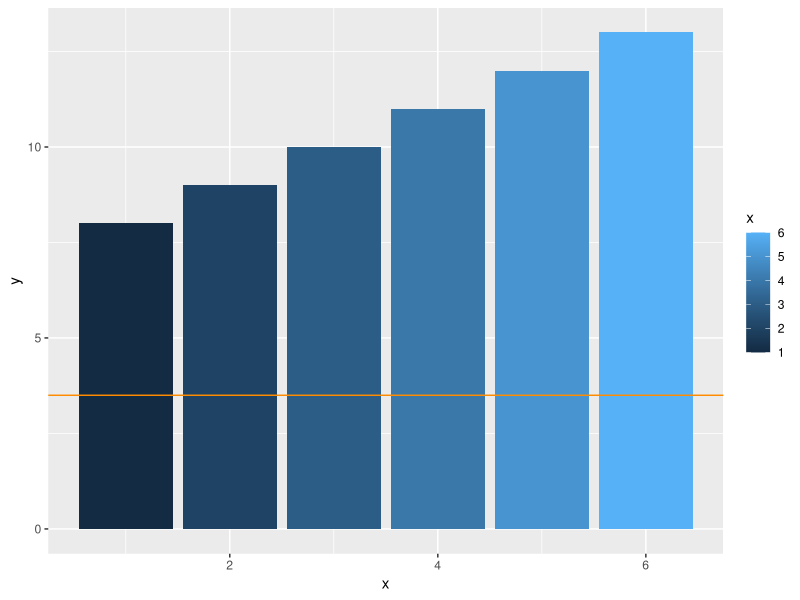

The R source for this figure:
library(ggplot2)
df <- data.frame(x = 1:6, y = 8:13)
base <- ggplot(df, aes(x, y)) + 
  geom_col(aes(fill = x)) +                    
  geom_hline(yintercept = 3.5, colour = "darkorange") # for visual clarity only

base
